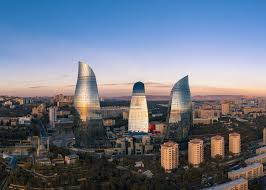
#> input picture pictures/baku.jpeg, 266 x 190 px
$ python contour_detection.py
#> lines starting #> are read from the running program, lines starting #| are printed output that depends on the picture; after the words box and inside, x2 and y2 are one past the last pixel; in counts of white or black regions, pixels touching at a corner belong together
import cv2
import os
import numpy as np


image_path = '../pictures/baku.jpeg'

try:
    if not os.path.exists(image_path):
        raise FileNotFoundError(image_path)

    image = cv2.imread(image_path)
#> image is the input picture: shape (190, 266, 3); mean B, G, R 133.1, 117.1, 109.3

    if image is None:
        raise ValueError()

    blank = np.zeros(image.shape[:2], dtype='uint8')
    cv2.imshow('Blank image', blank)


    grayscale_image = cv2.cvtColor(image, cv2.COLOR_BGR2GRAY)
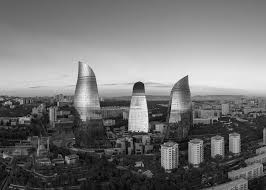
#> grayscale_image: shape (190, 266); min 0, max 245, mean 116.6
    cv2.imshow('Image', grayscale_image)

    cannied_image = cv2.Canny(image, 125, 175)
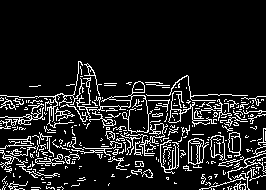
#> cannied_image: shape (190, 266); 11.9% white in thin lines or dots, all inside (x1, y1, x2, y2) = (0, 61, 266, 190)
    cv2.imshow('Cannied image', cannied_image)

    #burdaki 125 limitdir 125 < olanlar ag, eksi olanlar qara gorunut, THRESH_BINARY_INV ise bunun eksini edir, yalni
    # zgrayscale tetniq olunur eks halda rengliye tetbi qet yoxla
    ret, thresh = cv2.threshold(grayscale_image, 125, 255, cv2.THRESH_BINARY)
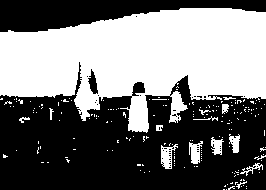
#> thresh: shape (190, 266); 45.8% white; 188 white regions (173 under 20 px)
    cv2.imshow('Tresh image', thresh)

    contours, hierarchies = cv2.findContours(thresh, cv2.RETR_LIST, cv2.CHAIN_APPROX_NONE)
#> contours = 248 contours, 238 with area under 20; largest, box (x1, y1, x2, y2) and area: (0, 8, 266, 133) 21424, (161, 144, 178, 169) 214, (87, 68, 99, 95) 164, (189, 141, 203, 164) 162, (131, 81, 146, 97) 156

    print(f'{len(contours)} contour(s) found!')
#| 248 contour(s) found!

    cv2.drawContours(blank, contours, -1, (255, 0, 0), 1)
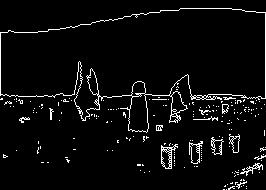
#> blank: shape (190, 266); 4.7% white in thin lines or dots
    cv2.imshow('Enhanced blank', blank)

    result = np.hstack([cannied_image, blank, thresh])
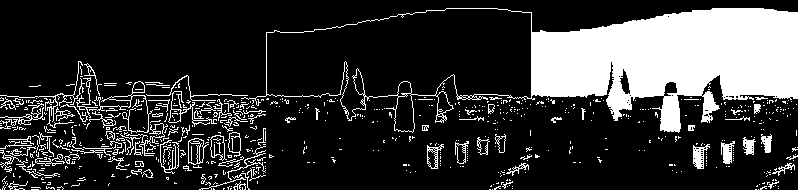
#> result: shape (190, 798); 20.8% white; 700 white regions (607 under 20 px), largest, box (x1, y1, x2, y2) and area: (241, 8, 798, 133) 22962, (0, 61, 85, 128) 331, (89, 81, 153, 134) 317
    cv2.imshow('Result', result)


    while True:
        key = cv2.waitKey(100) & 0xFF
#> (key q is pressed here)
        if key == 27 or key == ord('q'):
            print('Exiting ...')
            break


except FileNotFoundError as fnf:
    print(f'Invalid path! {fnf}')
except ValueError as ve:
    print(f'Image is not found! {ve}')
except KeyboardInterrupt:
    print(f'Keyboard interrupted, exiting by clicking Ctrl + C!')
except Exception as e:
    print(f'Unexpected error occured! {e}')
finally:
    cv2.destroyAllWindows()

$ run again, with pictures/highway.jpeg copied over pictures/baku.jpeg
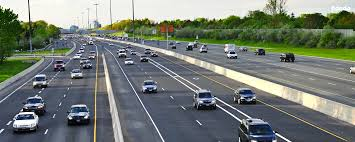
#> input picture pictures/highway.jpeg, 355 x 142 px
#> image is the input picture: shape (142, 355, 3); mean B, G, R 116.2, 123.6, 115.9
#> `cannied_image = cv2.Canny(image, 125, 175)`:
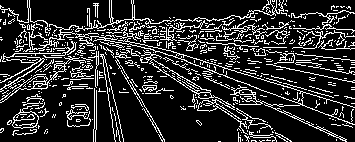
#> cannied_image: shape (142, 355); 17.9% white in thin lines or dots
#> thresh: shape (142, 355); 33.8% white; 271 white regions (238 under 20 px)
#> contours = 425 contours, 391 with area under 20; largest, box (x1, y1, x2, y2) and area: (0, 0, 355, 33) 6525, (60, 27, 355, 142) 4018, (243, 68, 345, 97) 886, (99, 53, 124, 142) 494, (0, 38, 87, 90) 440
#| 425 contour(s) found!
#> blank: shape (142, 355); 13.5% white in thin lines or dots
#> `result = np.hstack([cannied_image, blank, thresh])`:
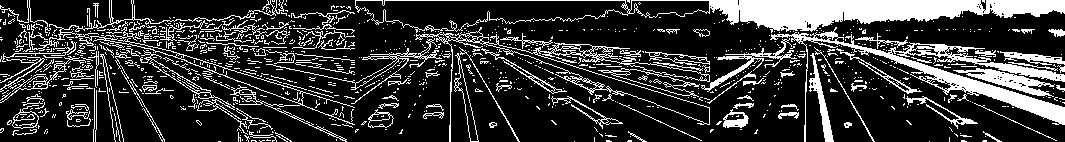
#> result: shape (142, 1065); 21.7% white; 1024 white regions (893 under 20 px), largest, box (x1, y1, x2, y2) and area: (355, 0, 1065, 33) 7897, (770, 27, 1065, 142) 4569, (415, 27, 710, 142) 2039
